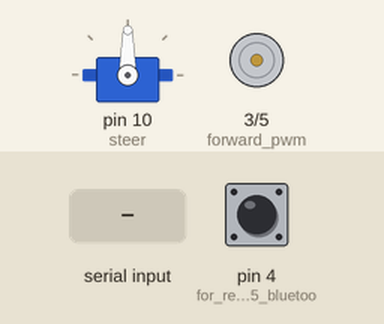
The sketch below on a simulated Arduino Uno, built with avr-gcc and run on an emulated ATmega328P. Shown: servo, motor-driver pin pairs drawn as motors (green arrow = first pin HIGH = forward, orange = second pin HIGH = backward, longer = more drive). The test bench sets the inputs (shaded band); at power-on: pin 4 (for_reading_HC-05_bluetoo) HIGH.

Above: at 1.2 s.
1.3 s: pin 4 (for_reading_HC-05_bluetoo) pulled LOW for 0.15 s
At 1.9 s:
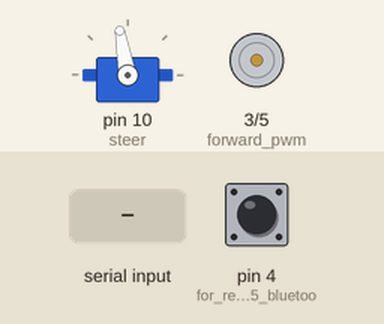
2.9 s: "F" received over Serial
At 3.2 s:
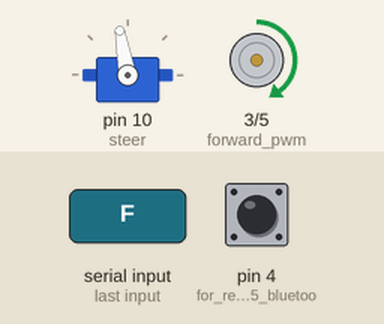
4.4 s: "B" received over Serial
At 5.5 s:
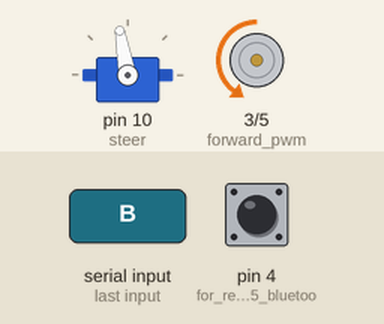
5.9 s: "L" received over Serial
At 6.7 s:
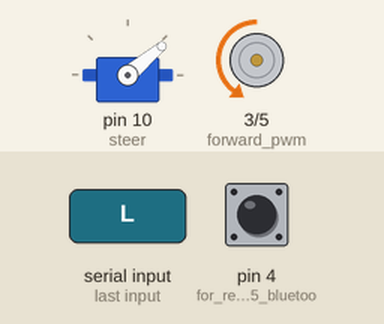
7.4 s: pin 4 (for_reading_HC-05_bluetoo) pulled LOW for 1 s
At 8.9 s:
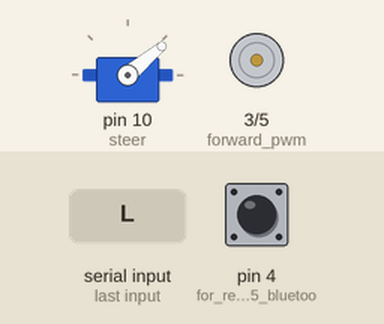
9.9 s: "R" received over Serial
At 10.9 s:
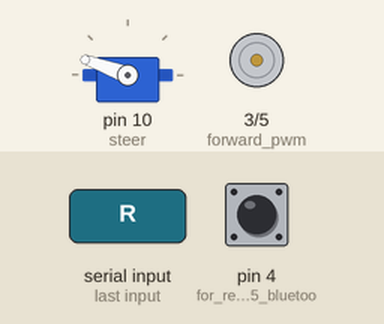
Timing chart, 0 to 12.4 s (numbered marks = the images above; inputs shaded):
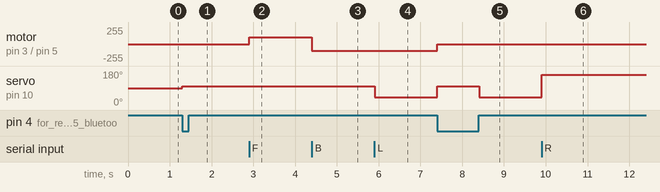

The sketch:

CAR_Code_for_android_app.ino
```cpp
// this version is for the android app called Bluetooth Rc controller
#include <Servo.h>
Servo steer; // servo used for steering
char t;

int steer_angle=100; // steer angle may vary for cars , for mine it was 40 to 160 degree while 100 degree being the center
int directed_speed=100; // range is -255 to 255

void setup() {
  Serial.begin(9600); // a good baud rate for the application, by default HC-05 has 9600 baud rate, change if you want
  steer.attach(10);
  pinMode(3,OUTPUT);// forward pwm
  pinMode(5,OUTPUT);// reverse pwm
  pinMode(4,INPUT_PULLUP); // for reading HC-05 bluetooth module's connection state
}

void drive(int spd){  //function for driving rear motor forward or backward using pin 3 pwm for reverse drive and pin 5 pwm for forward drive
  if(spd<0){
    analogWrite(5,abs(spd)); // negative speed values for reverse drive
    analogWrite(3,0);
  }else{
    analogWrite(5,0);
    analogWrite(3,spd);
  }
}

void loop() {

  if(digitalRead(4)==HIGH){ // if bluetooth link is disrupted then stop the car immidiately , HC-05 bt module is used here which has a state pin that is connected to arduino pin 4 for digital read
     if(Serial.available()){
        t = Serial.read();
      }
      if(t=='F'){
        drive(directed_speed);
        steer.write(100);
      }else if(t=='B'){
        drive(-directed_speed);
        steer.write(100);
      }else if(t=='L'){
        steer.write(40);
      }else if(t=='R'){
        steer.write(160);
      }else if(t=='I'){
        drive(directed_speed);
        steer.write(160);
      }else if(t=='G'){
        drive(directed_speed);
        steer.write(40);
      }else if(t=='J'){
        drive(-directed_speed);
        steer.write(160);
      }else if(t=='H'){
        drive(-directed_speed);
        steer.write(40);
      }else if(t=='3'){
        directed_speed=75;
      }else if(t=='4'){
        directed_speed=100;
      }else if(t=='5'){
        directed_speed=125;
      }else if(t=='6'){
        directed_speed=150;
      }else if(t=='7'){
        directed_speed=175;
      }else if(t=='8'){
        directed_speed=200;
      }else if(t=='9'){
        directed_speed=225;
      }else if(t=='q'){
        directed_speed=255;
      }else if(t=='S'){
        steer.write(100);
        drive(0);
      }
  }else{
    steer.write(100);
    drive(0);
    delay(10);
  }
}
```

Measured:
- after the input at 1.3 s, servo on pin 10 (steer): 90° → 100° at once
- after the input at 2.9 s, motor on pin 3 (forward_pwm) / pin 5 (reverse_pwm): stopped → forward 100/255 at once
- after the input at 4.4 s, motor on pin 3 (forward_pwm) / pin 5 (reverse_pwm): forward 100/255 → backward 100/255 at once
- after the input at 5.9 s, servo on pin 10 (steer): 100° → 40° at once
- after the input at 7.4 s, motor on pin 3 (forward_pwm) / pin 5 (reverse_pwm): backward 100/255 → stopped at once; servo on pin 10 (steer): 40° → 100° at once, → 40° 1.0 s later
- after the input at 9.9 s, servo on pin 10 (steer): 40° → 160° at once
